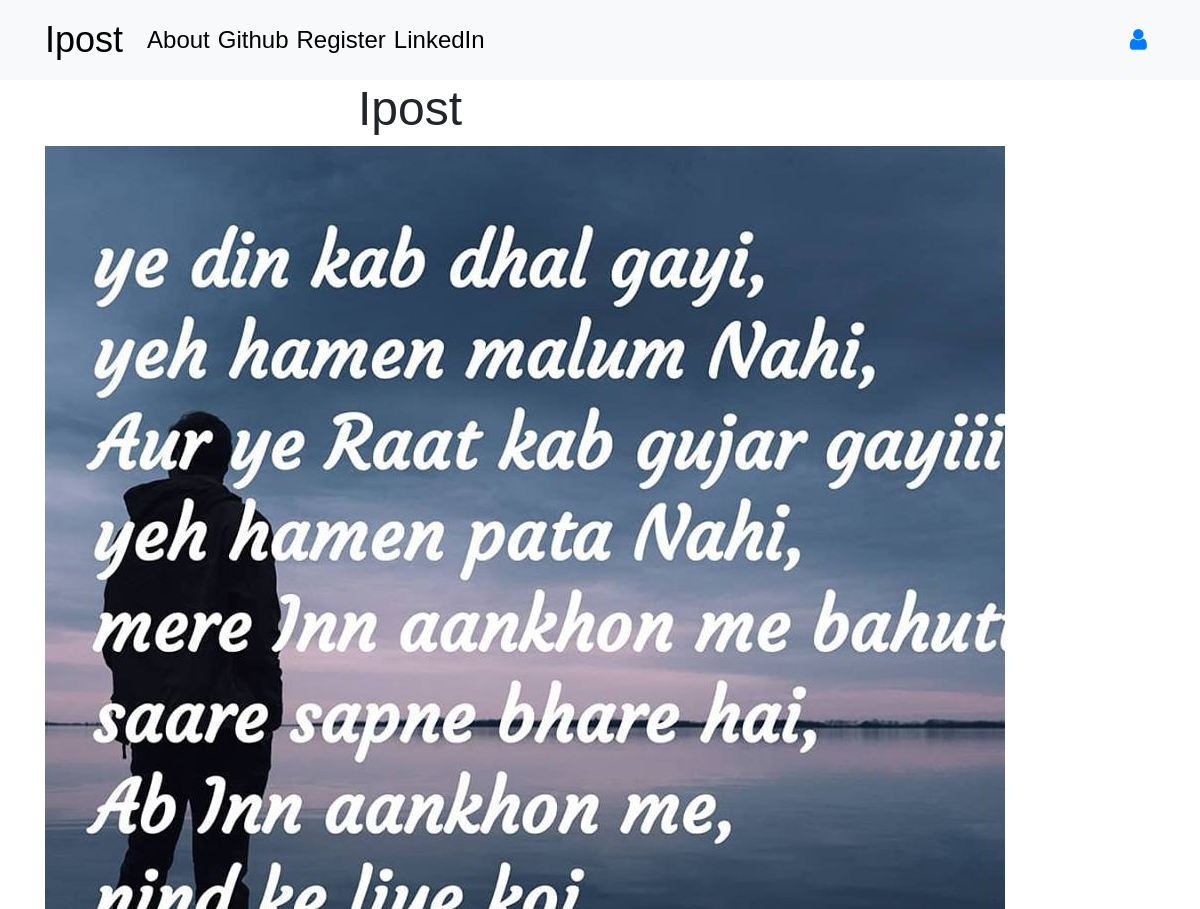
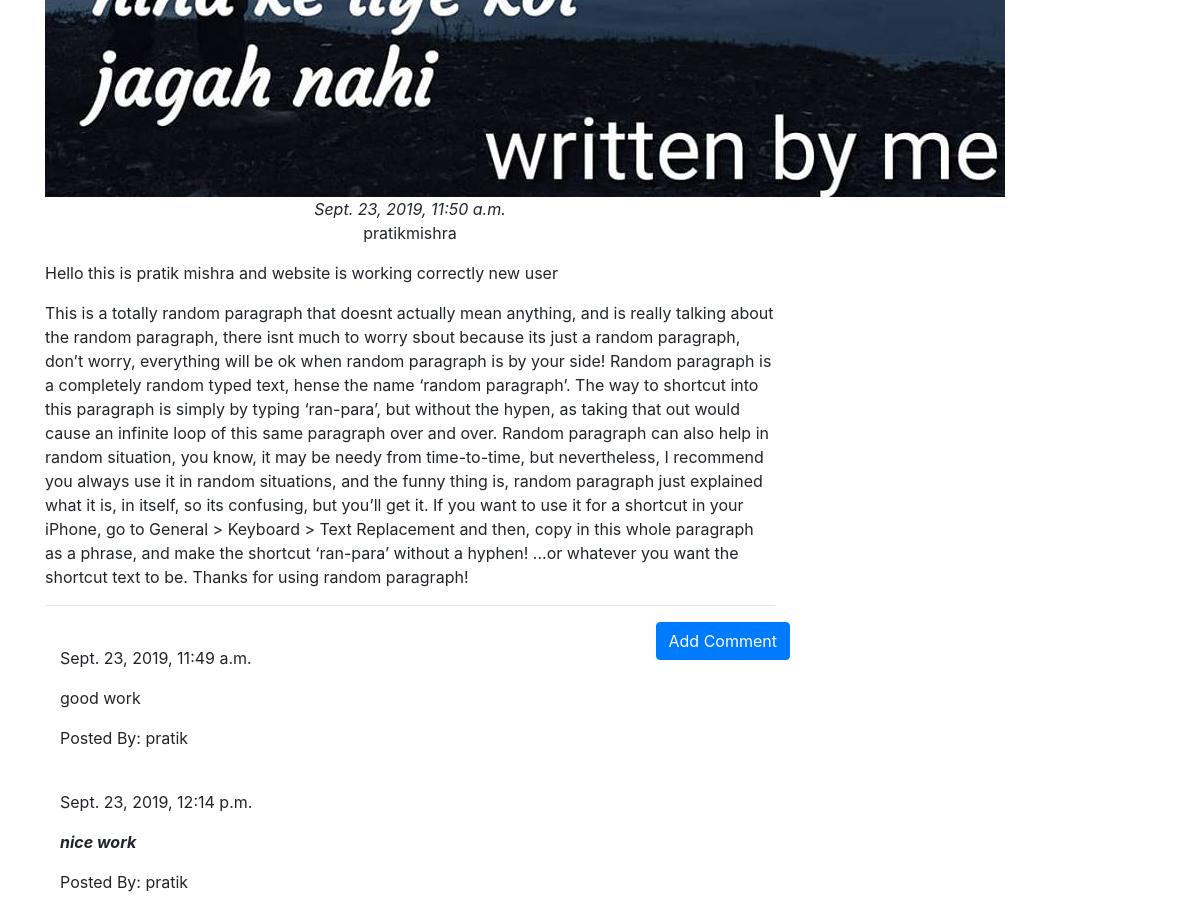
/post/1, run on the app's committed database (2 pictures, top to bottom).
### blog/models.py (models this page shows, shortened)
class Post(models.Model):
    author = models.ForeignKey('auth.User',on_delete=models.CASCADE)
    title = models.CharField(max_length=200)
    text = models.TextField()
    image = models.ImageField(upload_to='post_pics',blank=True)
    created_date = models.DateTimeField(default=timezone.now)
    published_date = models.DateTimeField(blank=True,null=True)

class Comment(models.Model):
    post = models.ForeignKey('blog.Post',on_delete=models.CASCADE,related_name='comments')
    author = models.CharField(max_length=200)
    text = models.TextField()
    created_date = models.DateTimeField(default=timezone.now())
    approved_comment = models.BooleanField(default=False)

### blog/views.py (the view)
# urls.py: re_path('^post/(?P<pk>\d+)$',views.PostDetailView.as_view(),name='post_detail'),
class PostDetailView(DetailView):
    model = Post

### blog/templates/blog/post_detail.html (shortened to what this page needs)
{% extends "blog/base.html" %}
{% block content %}
<h1 class="posttitle containers">{{post.title}}</h1>
{% if post.published_date %}
<img src="{{ post.image.url }}">
<div class="date postdate">
    {{ post.published_date}}
</div>
<div class="author postauthor">
    {{ post.author }}
</div>
{% else %}
<a class="btn btn-default" href="{% url 'post_publish' pk=post.pk %}">Publish</a>
{% endif %}
<p class='postcontent'>{{post.text|safe|linebreaksbr}}</p>
<hr>
<a class="btn btn-primary btn-comment" href="{% url 'add_comment_to_post' pk=post.pk %}">Add Comment</a>
<div class="container">
    {% for comment in post.comments.all %}
    <br>
    {% if user.is_authenticated or comment.approved_comment %}
    {{comment.created_date}}
    <p>{{comment.text|safe|linebreaks}}</p>
    <p>Posted By: {{comment.author }}</p>
    {% endif %}
        {% empty %}
        <p>No Comments</p>
    {% endfor %}
</div>
{% endblock %}

### static/css/blog.css (style rules this page uses)
.postdate { text-align: center; }
.date { font-style: italic; }
.posttitle { font-family: 'Russo One', sans-serif; font-size: 3em; text-align: center; }
.postauthor { text-align: center; text-emphasis-color: #8fdb95; }
.postcontent { font-family: 'Montserrat'; font-size: 1.5em; }
.btn-comment { position: absolute; right: 0px; }
.loader { padding-top: 80px; }

### data on the page
Post: title "Ipost", image (picture), published_date "Sept. 23, 2019, 11:50 a.m.", author "pratikmishra", text "Hello this is pratik mishra and website is working correctly new user This is a totally random paragraph that doesnt actually mean anything, and is really talking about the random paragraph, there isnt much to worry sbout because its just a random paragraph, don’t worry, everything will be ok when random paragraph is by your side! Random paragraph is a completely random typed text, hense the name ‘random paragraph’. The way to shortcut into this paragraph is simply by typing ‘ran-para’, but without the hypen, as taking that out would cause an infinite loop of this same paragraph over and over. Random paragraph can also help in random situation, you know, it may be needy from time-to-time,…"
Comment: created_date "Sept. 23, 2019, 11:49 a.m.", text "good work", author "pratik"
Comment: created_date "Sept. 23, 2019, 12:14 p.m.", text "nice work", author "pratik"
